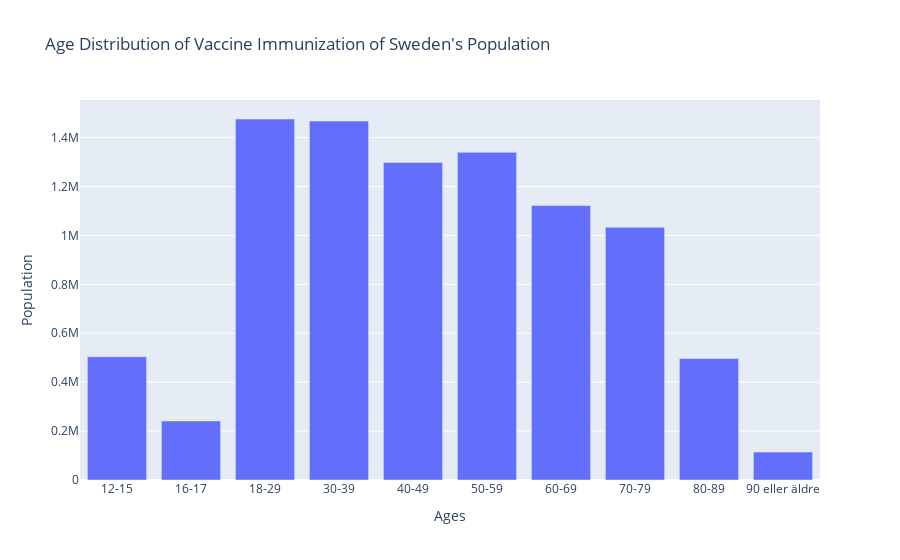

Here is the notebook cell this chart was saved with:
### Markdown cell above
### 2e shows a diagram of age distribution in the dataset

### Code cell
age_df = vaccin_df.groupby("Ålder")[["Befolkning"]].sum(numeric_only = True).reset_index()

print(age_df.info)


fig = px.bar(data_frame = age_df, x="Ålder"  ,
    
    y="Befolkning",
    labels={"Ålder": "Ages", "Befolkning": "Population"},
    title="Age Distribution of Vaccine Immunization of Sweden's Population",
    #log_y= True,
    barmode= "group"
    
    
)
fig.show()
fig.write_html("data_visualization/Agedistribution_of_vaccine_immunization.html")

### Figure 1 — Plotly figure (JSON) as saved in the notebook; plotly's stock layout.template omitted (floating-point values rounded to 4 significant figures)
{"data": [{"alignmentgroup": "True", "hovertemplate": "Ages=%{x}<br>Population=%{y}<extra></extra>", "legendgroup": "", "marker": {"color": "#636efa", "pattern": {"shape": ""}}, "name": "", "offsetgroup": "", "orientation": "v", "showlegend": false, "textposition": "auto", "type": "bar", "x": ["12-15", "16-17", "18-29", "30-39", "40-49", "50-59", "60-69", "70-79", "80-89", "90 eller äldre"], "xaxis": "x", "y": [503831, 241539, 1475950, 1467590, 1298156, 1339798, 1121922, 1033113, 496750, 114141], "yaxis": "y"}], "layout": {"barmode": "group", "legend": {"tracegroupgap": 0}, "title": {"text": "Age Distribution of Vaccine Immunization of Sweden's Population"}, "xaxis": {"anchor": "y", "domain": [0, 1], "title": {"text": "Ages"}}, "yaxis": {"anchor": "x", "domain": [0, 1], "title": {"text": "Population"}}}}
